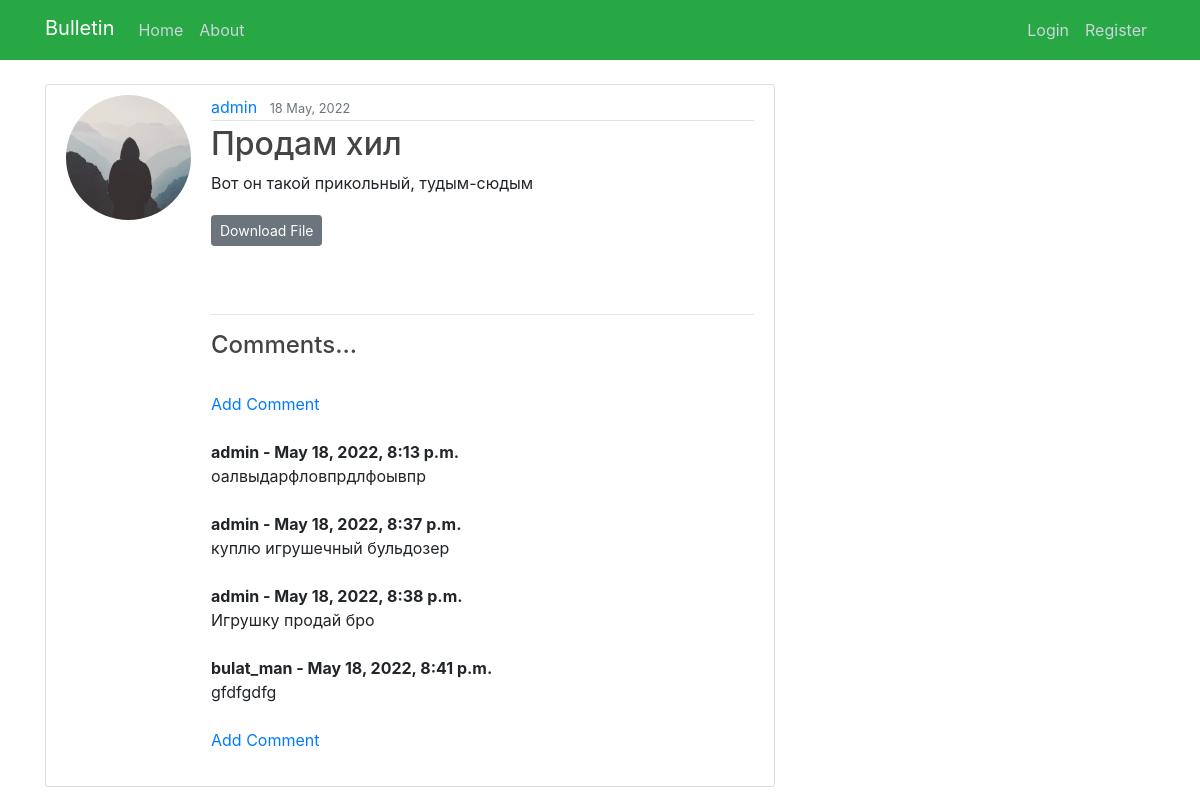
Screenshot of /home/4/ with the database file from the repository.
### myboardapp/models.py (models this page shows, shortened)
class Bulletin(models.Model):
    title = models.CharField(max_length=100, blank=True)
    author = models.ForeignKey(User, on_delete=models.CASCADE)
    content = models.TextField()
    file = models.FileField(upload_to='files/',
                                             blank=True,
                                             )
    bulletin_category = models.ForeignKey(CategoryModel, on_delete=models.CASCADE)
    date_created = models.DateTimeField(default=timezone.now)

class Comment(models.Model):
    bulletin = models.ForeignKey(Bulletin, related_name="comments", on_delete=models.CASCADE)
    username = models.ForeignKey(User, on_delete=models.CASCADE, null=True)
    body = models.TextField()
    date_added = models.DateTimeField(auto_now_add=True)

### users/models.py (models this page shows, shortened)
class Profile(models.Model):
    user = models.OneToOneField(User, on_delete=models.CASCADE)
    image = models.ImageField(default='default.jpg', upload_to='profile_pics')

### myboardapp/views.py (the view)
# urls.py: path('home/<int:pk>/', PostDetailView.as_view(), name='bulletin-detail'),
class PostDetailView(DetailView):
    model = Bulletin

### myboardapp/templates/myboardapp/bulletin_detail.html (shortened to what this page needs)
{% extends "myboardapp/base.html" %}
{% load static %}
{% block content %}
<main role="main" class="container">
    <div class="row">
        <div class="col-md-8">
            <article class="media content-section">
                <img class="rounded-circle account-img" src="{{ object.author.profile.image.url }}">
                    <div class="media-body">
                        <div class="article-metadata">
                          <a class="mr-2" href="{% url 'user-posts' object.author.username %}">{{ object.author }}</a>
                          <small class="text-muted">{{ object.date_created|date:"d F, Y" }}</small>
                        </div>
                    <h2 class="article-title">{{ object.title }}</h2>
                <p class="article-content">{{ object.content }}</p>
				<div>
                    <a class="btn btn-secondary btn-sm mt-1 mb-1" href="{{ bulletin.file.url}}" download="{{ bulletin.file.url}}">Download File</a>
				</div>
                <div>
                    <br/><br/>
                    <hr>
                    <h4>Comments...</h4>
                    <br/>
                    {% if not bulletin.comments.all %}
                        No Comments Yet...<a href="{% url 'comment_create' bulletin.pk %}">Add One</a>
                    {% else %}
                    <a href="{% url 'comment_create' bulletin.pk %}">Add Comment</a>
                    <br/><br/>
                        {% for comment in bulletin.comments.all %}
                            <strong>
                                {{ comment.username }} -
                                {{ comment.date_added }}
                            </strong>
                            <br/>
                            {{ comment.body }}
                            <br/><br/>
                        {% endfor %}
                        <a href="{% url 'comment_create' bulletin.pk %}">Add Comment</a>
                    {% endif %}
                    <br/><br/>
                </div>
            </article>
        </div>
    </div>
</main>
{% endblock content %}

### myboardapp/static/myboardapp/mail.css (style rules this page uses)
h1, h2, h3, h4, h5, h6 { color: #444444; }
.content-section { background: #ffffff; padding: 10px 20px; border: 1px solid #dddddd; border-radius: 3px; margin-bottom: 20px; }
.article-title { color: #444444; }
.article-content { white-space: pre-line; }
.article-metadata { padding-bottom: 1px; margin-bottom: 4px; border-bottom: 1px solid #e3e3e3 }
.account-img { height: 125px; width: 125px; margin-right: 20px; margin-bottom: 16px; }

### rows the page displays
Bulletin: author.profile.image (placeholder picture), author "admin", date_created "18 May, 2022", title "Продам хил", content "Вот он такой прикольный, тудым-сюдым"
Comment: username "admin", date_added "May 18, 2022, 8:13 p.m.", body "оалвыдарфловпрдлфоывпр"
Comment: username "admin", date_added "May 18, 2022, 8:37 p.m.", body "куплю игрушечный бульдозер"
Comment: username "admin", date_added "May 18, 2022, 8:38 p.m.", body "Игрушку продай бро"
Comment: username "bulat_man", date_added "May 18, 2022, 8:41 p.m.", body "gfdfgdfg"
